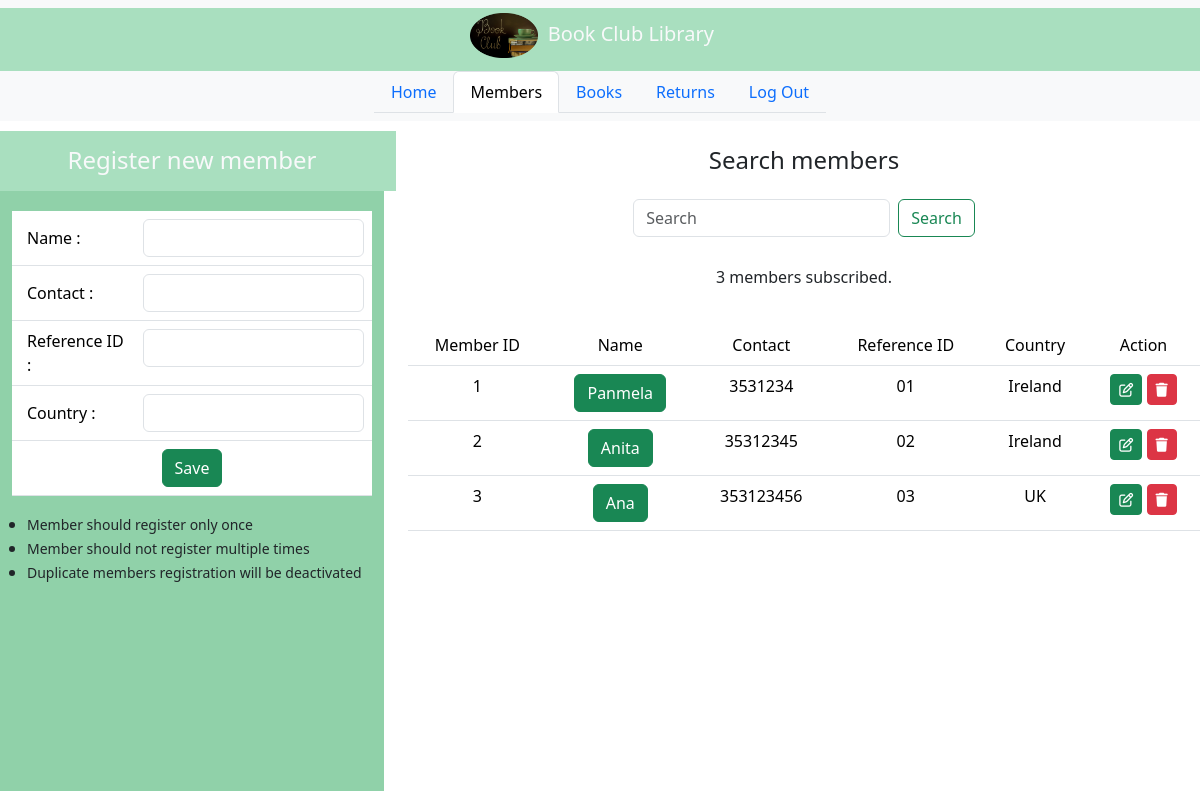
Page /members on the earlier database version.
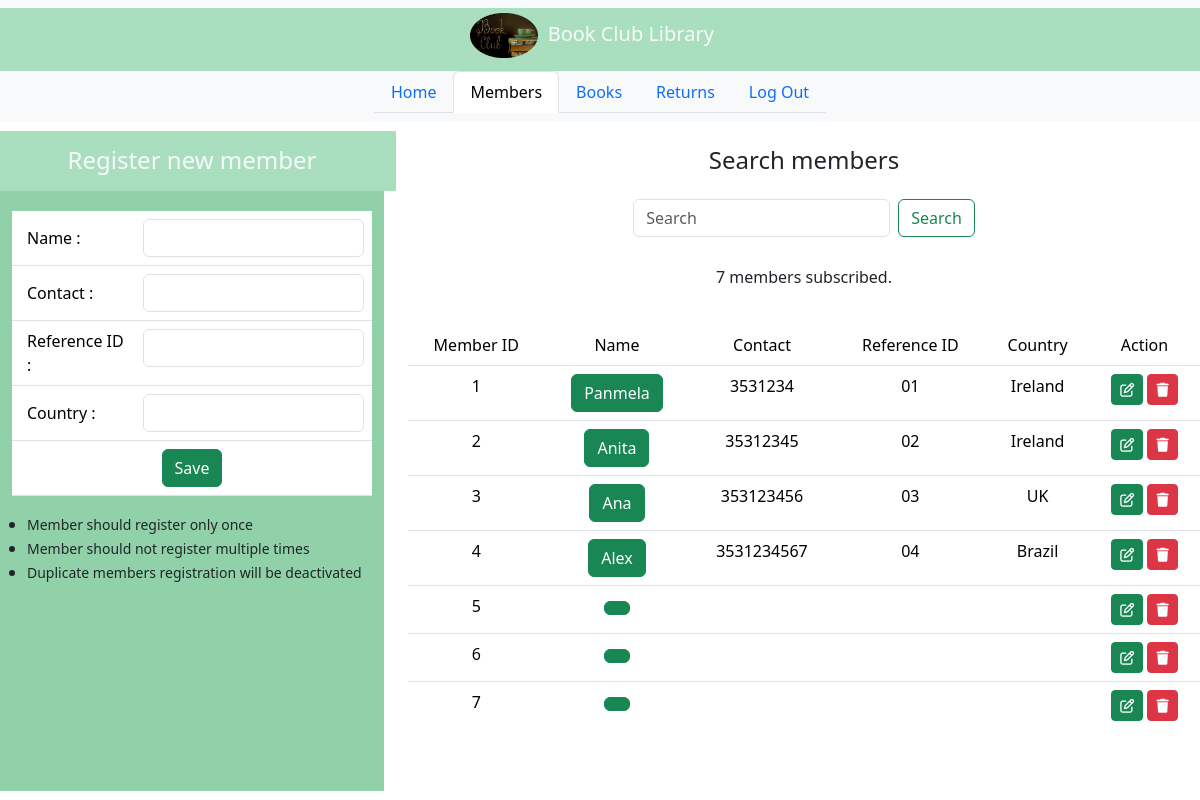
Same page on the later database version.
### bis_app/models.py (models this page shows, shortened)
class member(models.Model):
    reference_id=models.CharField(max_length=200)
    member_name=models.CharField(max_length=200)
    member_contact=models.CharField(max_length=200)
    member_country=models.CharField(max_length=200)
    active=models.BooleanField(default=True)

### bis_app/views.py (the view, shortened to what this page needs)
# urls.py: path('members', members_tab),
def members_tab(request):
    if request.method=="GET":
        members = member.objects.all()
        return render(request,"members.html",
                  context={"current_tab": "members",
                           "members":members}
                ) #observe that I am calling the members.html page

### bis_app/templates/members.html (shortened to what this page needs)
<!DOCTYPE html>
{% extends "index.html"%}
{% load static %}
{% block main_content %}
<div class="container-flex text-center justify-content-center align-items-center" style="">
<div class="row justify-content-center align-middle" style="margin-top: 10px;height:60px;">
    <div class="col-md-4 text-light" style="background-color:#a9dfbf;">
        <h4 style="margin-top:15px">Register new member</h4>
    </div>
    <div class="col-md-8">
        <h4 style="margin-top:15px">Search members</h4>
    </div>
</div>
<div class="row">
    <div class="col-md-4">
        <div class="container" style="overflow-y:auto;height:600px;background:#90d1a9">
            <form class="d-flex" action="/members/add" method="POST">
                <table class="table" style="margin-top: 20px;">
                    <tr>
                        <td style="text-align: left;vertical-align:middle; padding-left: 15px;">Name : </td>
                        <td><input type="text" class="form-control" name="member_name"></td>
                    </tr>
                    <tr>
                        <td style="text-align: left;vertical-align:middle; padding-left: 15px;">Contact : </td>
                        <td><input type="text" class="form-control" name="member_contact"></td>
                    </tr>
                    <tr>
                        <td style="text-align: left;vertical-align:middle; padding-left: 15px;">Reference ID : </td>
                        <td><input type="text" class="form-control" name="member_reference_id"></td>
                    </tr>
                    <tr>
                        <td style="text-align: left;vertical-align:middle; padding-left: 15px;">Country : </td>
                        <td><input type="text" class="form-control" name="member_country"></td>
                    </tr>
                    <tr>
                        <td colspan="2"><button class="btn btn-success" type="submit">Save</button></td>
                    </tr>
                </table>
            </form>
            <ul style="text-align: left;vertical-align: middle;padding-left: 15px;">
                <li><small>Member should register only once</small></li>
                <li><small>Member should not register multiple times</small></li>
                <li><small>Duplicate members registration will be deactivated</small></li>
            </ul>
        </div>
    </div>
    <div class="col-md-8">
        <div class="row">
            <nav class="navbar bg-body-light">
                <div class="container-fluid justify-content-center align-items-center">
                    <form class="d-flex" role="search" action="/members" method="POST">
                        <input class="form-control me-2" type="search" placeholder="Search" aria-label="Search" name="query" value="{{query}}">
                        <button class="btn btn-outline-success" type="submit">Search</button>
                    </form>
                </div>
            </nav>
        </div>
        <div class="row" style="margin-top: 20px;">
            <p>{{members | length}} members subscribed.</p>
        </div>
        <div class="row" style="margin-top: 20px;">
            <div class="container" style="overflow-y:auto;height:400px">
                <table class="table table-hover">
                    <thead>
                        <tr>
                            <td>Member ID</td>
                            <td>Name</td>
                            <td>Contact</td>
                            <td>Reference ID</td>
                            <td>Country</td>
                            <td>Action</td>
                        </tr>
                    </thead>
                    <tbody>
                        {% for member in members %}
                            <tr>
                                <td>{{member.id}}</td>
                                <td>{% if member.active %}
                                        <span class="btn btn-success">{{member.member_name}}</span>
                                    {% else %}
                                        <span class="btn btn-secondary">{{member.member_name}}</span>
                                    {% endif %}
                                </td>
                                <td>{{member.member_contact}}</td>
                                <td>{{member.reference_id}}</td>
                                <td>{{member.member_country}}</td>
                                <td><a href="" data-bs-toggle="modal" data-bs-target="#updatememberModal_{{member.id}}" class="btn btn-sm btn-success"><i class="fa-regular fa-pen-to-square"></i></a>
                            <a href="" data-bs-toggle="modal" data-bs-target="#delete_member{{member_item}}" class="btn btn-sm btn-danger"><i class="fa-solid fa-trash"></i></a></td>
                            </tr>
                        {% endfor %}
                    </tbody>
                </table>
            </div>
        </div>
    </div>
</div>
</div>
{% endblock %}

### bis_app/templates/index.html (shortened to what this page needs)
<!doctype html>
{%load static%}
<html lang="en">
  <head>
    <link href="https://cdn.jsdelivr.net/npm/bootstrap@5.3.3/dist/css/bootstrap.min.css" rel="stylesheet">
    <link rel="stylesheet" href="https://cdnjs.cloudflare.com/ajax/libs/font-awesome/6.4.0/css/all.min.css" />
  </head>
<body>
    <nav class="navbar bg-body-tertiary">
        <div class="container-fluid justify-content-center align-items-center" style="background-color: #a9dfbf">
            <span class="navbar-brand lb-1 h3 text-light">
                <img src="{% static '/circular_image.png' %}" alt="bis" height="45" style="margin-right: 10px">Book Club Library</span>
        </div>
    <div class="container-fluid justify-content-center align-items-center">
        <ul class="nav nav-tabs">
            <li class="nav-item">
                {% if current_tab == 'home'%}
                    <a class="nav-link active" aria-current="page" href="/home">Home</a>
                {% else %}
                    <a class="nav-link" aria-current="page" href="/home">Home</a>
                {% endif %}
            </li>
            <li class="nav-item">
                {% if current_tab == 'members'%}
                    <a class="nav-link active" aria-current="page" href="/members">Members</a>
                {% else %}
                    <a class="nav-link" aria-current="page" href="/members">Members</a>
                {% endif %}
            </li>
            <li class="nav-item">
                {% if current_tab == 'books'%}
                    <a class="nav-link active" aria-current="page" href="/books">Books</a>
                {% else %}
                    <a class="nav-link" aria-current="page" href="/books">Books</a>
                {% endif %}
            </li>
            <li class="nav-item">
                {% if current_tab == 'returns'%}
                    <a class="nav-link active" aria-current="page" href="/returns">Returns</a>
                {% else %}
                    <a class="nav-link" aria-current="page" href="/returns">Returns</a>
                {% endif %}
            </li>
            <li class="nav-item">
                {% if current_tab == 'logout'%}
                    <a class="nav-link active" aria-current="page" href="/logout">Log Out</a>
                {% else %}
                    <a class="nav-link" aria-current="page" href="/logout">Log Out</a>
                {% endif %}
            </li>
        </ul>
    </div>
    </nav>
        {% block main_content %}
        {% endblock %}
</body>
</html>

Differences in the rows shown:
added member: id "4", member_name "Alex", member_contact "3531234567", reference_id "04", member_country "Brazil"
added member: id "5"
added member: id "6"
added member: id "7"
Other differences:
{{ members | length }}: "3" → "7"
